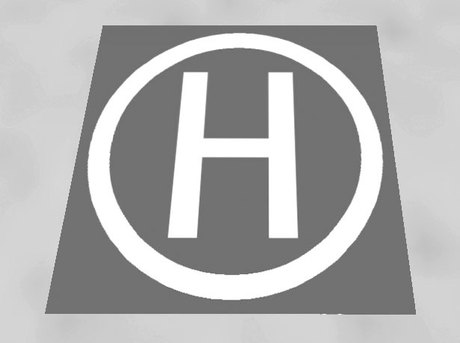
#> input picture helipadH3.jpg, 460 x 343 px
$ python fast1.py
#> lines starting #> are read from the running program, lines starting #| are printed output that depends on the picture
import numpy as np
import cv2
from matplotlib import pyplot as plt

# Load image
img = cv2.imread('helipadH3.jpg',1)
#> img is the input picture: shape (343, 460, 3); min 90, max 255, mean 176.2
gray = cv2.cvtColor(img, cv2.COLOR_BGR2GRAY);

# Initiate FAST object with default values
fast = cv2.FastFeatureDetector_create();

# find and draw the keypoints
kp = fast.detect(gray, None);
#> kp = 259 keypoints; strongest (x, y, size): (267, 158, 7), (267, 137, 7), (269, 73, 7), (206, 73, 7)

#Print all default params
print("Threshold: ", fast.getThreshold());
print("nonmaxSuppression: ", fast.getNonmaxSuppression());
print("neighborhood: ", fast.getType());
print("Total Keypoints with nonmaxSuppression: ", len(kp));
#| Total Keypoints with nonmaxSuppression:  259


# Disable nonmaxSuppression
fast.setNonmaxSuppression(False);
kp = fast.detect(gray,None);
#> kp = 531 keypoints; strongest (x, y, size): (102, 25, 7), (103, 25, 7), (104, 25, 7), (374, 25, 7)
print("Total Keypoints without nonmaxSuppression: ", len(kp));
#| Total Keypoints without nonmaxSuppression:  531

# Output the points on the mats
img2 = cv2.drawKeypoints(img, kp, None, color=(255,0,0))
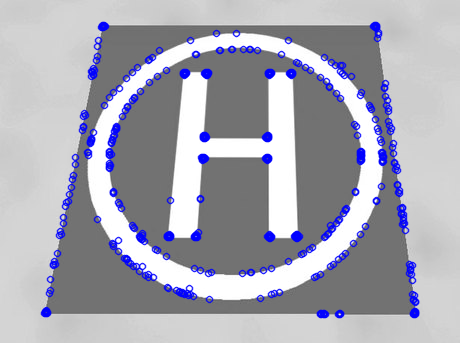
#> img2: shape (343, 460, 3); mean B, G, R 180.1, 168.5, 168.5
img3 = cv2.drawKeypoints(img, kp, None, color=(255,0,0));

# Show the mats
cv2.imshow("img1", img); # Original mat
cv2.imshow("img2", img2); # With nonmaxSuppression
cv2.imshow("img3", img3); # Without nonmaxSuppression
cv2.waitKey();
